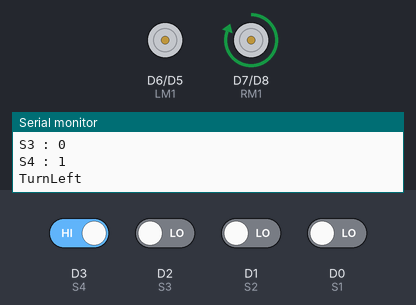
Simulated run of this sketch. Board: ESP8266 (NodeMCU). Shown: motor-driver pin pairs drawn as motors (green arrow = first pin HIGH = forward, orange = second pin HIGH = backward, longer = more drive), the last lines printed to the serial monitor. The inputs (shaded band) are chosen by the test bench; at power-on: D3 (S4) HIGH, D0 (S1), D1 (S2), D2 (S3) LOW.

Above: at 1.2 s.
1.3 s: D3 (S4) driven LOW
At 2.3 s:
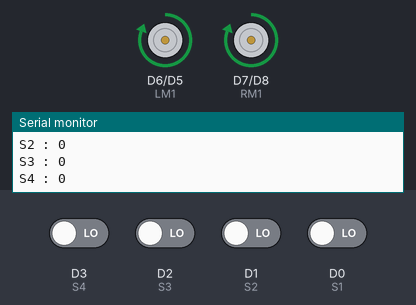
2.8 s: D0 (S1) driven HIGH
At 3.3 s:
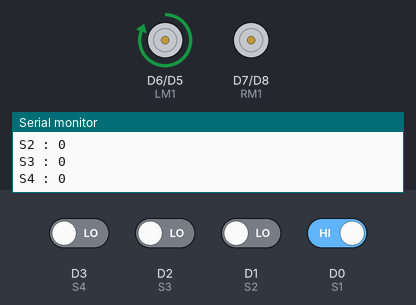
4.3 s: D0 (S1) driven LOW
At 5.2 s:
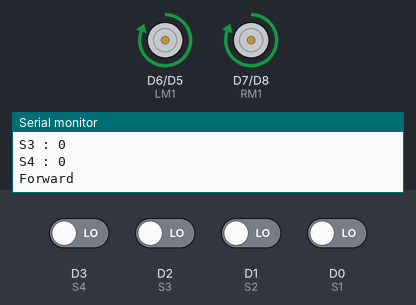
5.8 s: D3 (S4) driven HIGH
At 6.1 s:
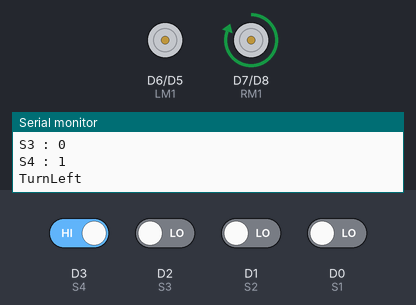
Timing chart, 0 to 8.8 s (numbered marks = the images above; inputs shaded):
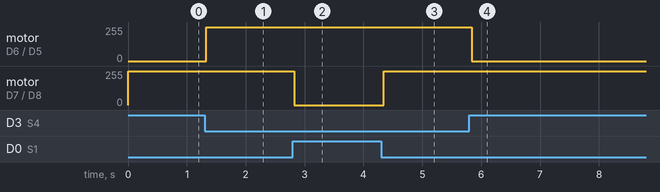

The sketch:

sketch_may12a.ino
```cpp
#define S1 D0 // right most sensor
#define S2 D1
#define S3 D2
#define S4 D3 // left most sensor
#define LM2 D5 //left motor +
#define LM1 D6 //left motor -
#define RM1 D7 //right motor +
#define RM2 D8 //right motor -
#define dw digitalWrite
#define dr digitalRead
// 1 -- black  , 0 -- white
void setup() {
  pinMode(S1,INPUT);
  pinMode(S2,INPUT);
  pinMode(S3,INPUT);
  pinMode(S4,INPUT);
  pinMode(LM1,OUTPUT);
  pinMode(LM2,OUTPUT);
  pinMode(RM1,OUTPUT);
  pinMode(RM2,OUTPUT);
  Serial.begin(9600);
}
void forward(){
   dw(LM1,HIGH);
  dw(LM2,LOW);
  dw(RM1,HIGH);
  dw(RM2,LOW);
}
void turn_left(){
  dw(LM1,LOW);
  dw(LM2,LOW);
  dw(RM1,HIGH);
  dw(RM2,LOW);
}
void turn_right(){
  dw(LM1,HIGH);
  dw(LM2,LOW);
  dw(RM1,LOW);
  dw(RM2,LOW);
}
void loop() {
  // put your main code here, to run repeatedly:
  Serial.print("S1 : ");
  Serial.println(dr(S1));
  Serial.print("S2 : ");
  Serial.println(dr(S2));
  Serial.print("S3 : ");
  Serial.println(dr(S3));
  Serial.print("S4 : ");
  Serial.println(dr(S4));
//  delay(500);

if(dr(S1) == 0 && dr(S4) == 0 ){
Serial.println("Forward");
forward();
}
else if(dr(S1) == 1 && dr(S2) == 1&& dr(S3)==1 && dr(S4) == 1){
  Serial.println("Stop");
  digitalWrite(LM1,LOW);
  digitalWrite(LM2,LOW);
  digitalWrite(RM1,LOW);
  digitalWrite(RM2,LOW);
  }
else if(dr(S4)==0 && dr(S1) == 1){
    Serial.println("TurnRight");
    turn_right();

  }
  else if(dr(S4)==1 && dr(S1) == 0){
    Serial.println("TurnLeft");
    turn_left();
  }

}
```

Measured:
- after the input at 1.3 s, motor on D6 (LM1) / D5 (LM2): stopped → forward 255/255 at once
- after the input at 2.8 s, motor on D7 (RM1) / D8 (RM2): forward 255/255 → stopped at once
- after the input at 4.3 s, motor on D7 (RM1) / D8 (RM2): stopped → forward 255/255 after 0.05 s
- after the input at 5.8 s, motor on D6 (LM1) / D5 (LM2): forward 255/255 → stopped at once
